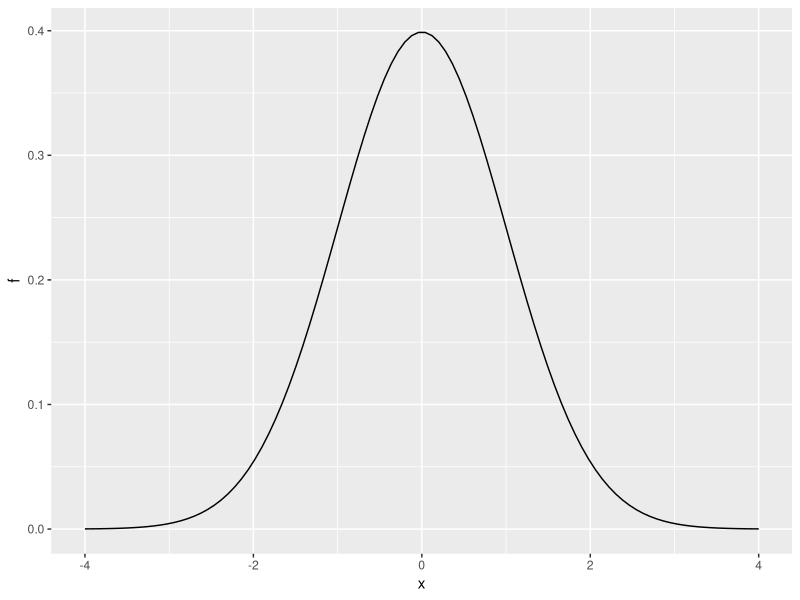
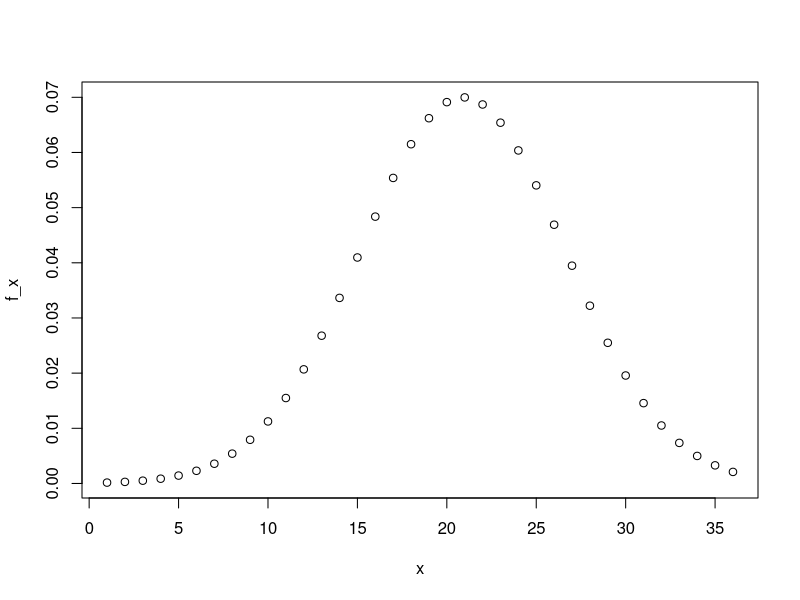
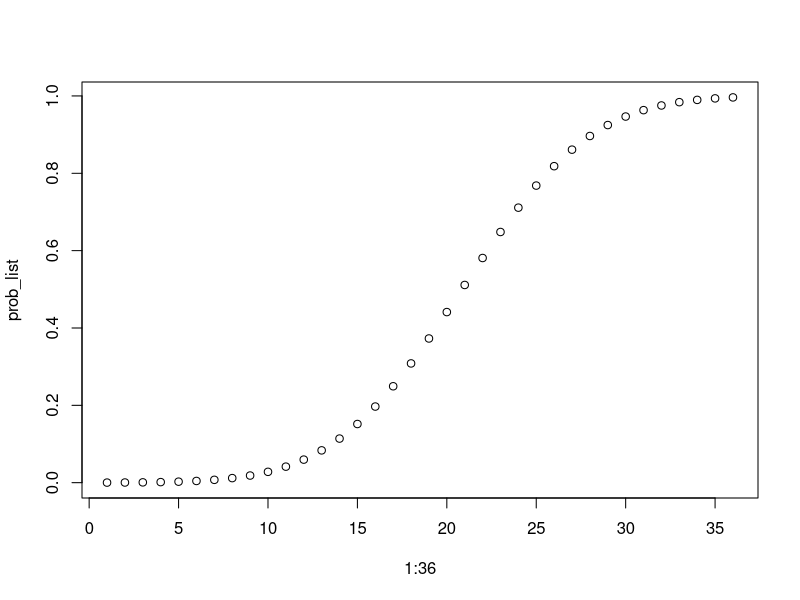
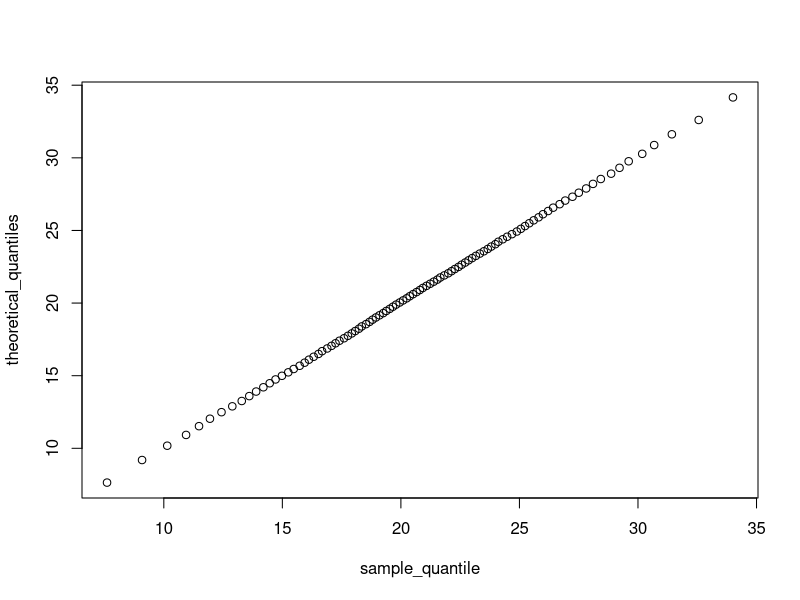

Source code (R) for these figures, in order:
library(tidyverse)

x <- seq(-4, 4, length.out = 100)
data.frame(x, f = dnorm(x)) %>%
  ggplot(aes(x,f)) +
  geom_line()

set.seed(16, sample.kind="Rounding")

act_scores <- rnorm(10000, 20.9, 5.7)

mean(act_scores)
sd(act_scores)

sum(act_scores>=36)

mean(act_scores<10)

x <- 1:36

f_x <- dnorm(x, 20.9, 5.7)

plot(x, f_x)

x_i <- function(z){
  z*sd(act_scores)+mean(act_scores)
}

mean(act_scores>x_i(2))

x_i(2)

qnorm(0.975, mean(act_scores), sd(act_scores))

prob <- function(x){
    pnorm(x, mean(act_scores), sd(act_scores))
}

prob_list <- prob(1:36)

plot(1:36, prob_list)

prob(31)

qnorm(0.95, 20.9, 5.7)

p <- seq(0.01, 0.99, 0.01)

sample_quantile <- quantile(act_scores, p)

theoretical_quantiles<- qnorm(p, 20.9, 5.7)

qqplot(sample_quantile, theoretical_quantiles)